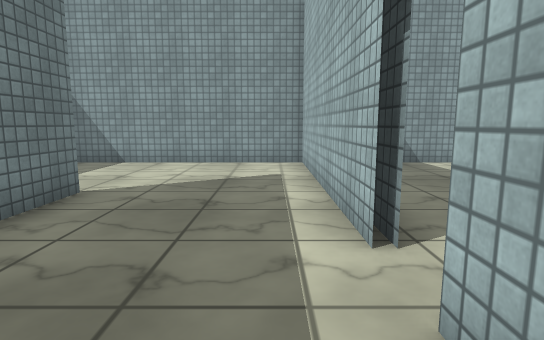
view 1 (above)

20 first-person views from a walk through a 3-D level made in the Unity game engine. The camera is 1.2 m above the floor, tilts 8° down and sees 80° across. The floor is counted in squares, 1 m on a side. Each view is taken from the middle of a square. On the plan, view 1 faces up. The plan holds only what a view shows up to about 14 squares ahead; the rest is blank. The player character is not drawn. Some surface patterns are stand-ins.

view 2
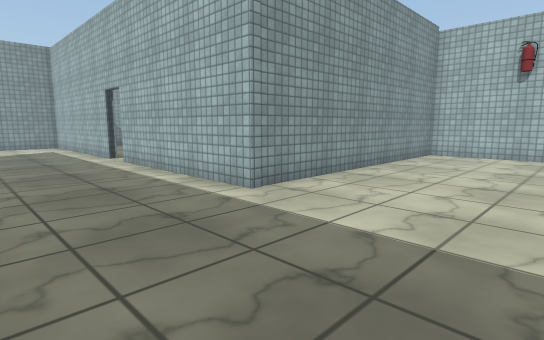

view 3
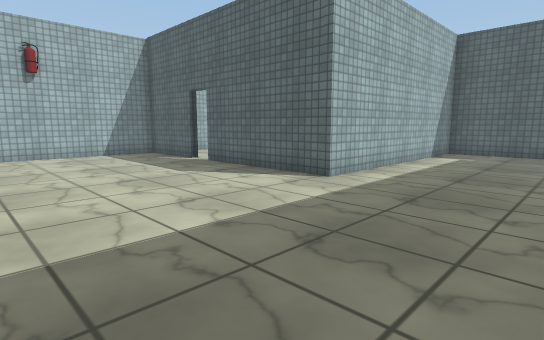

view 4
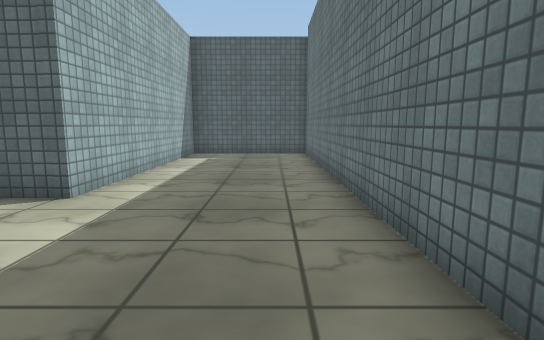

view 5
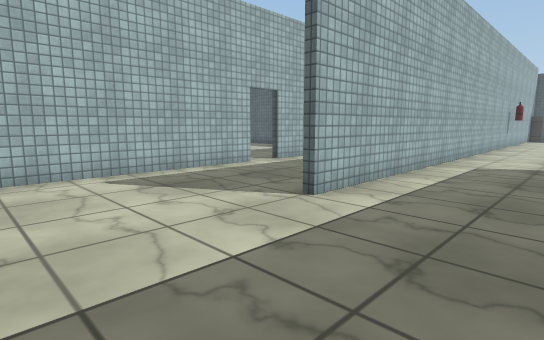

view 6
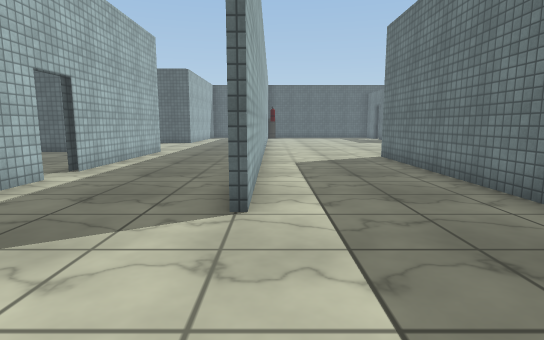

view 7
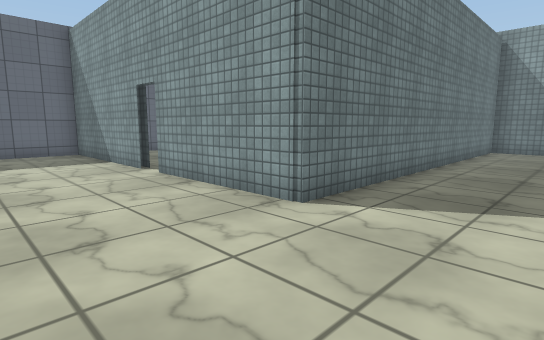

view 8
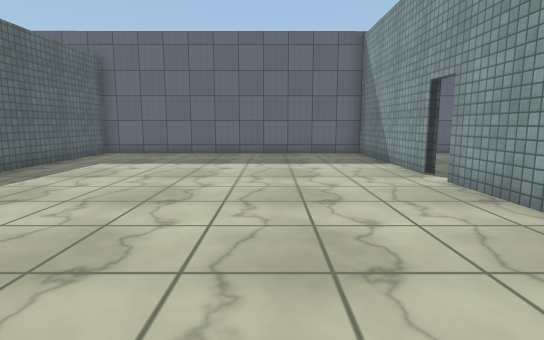

view 9
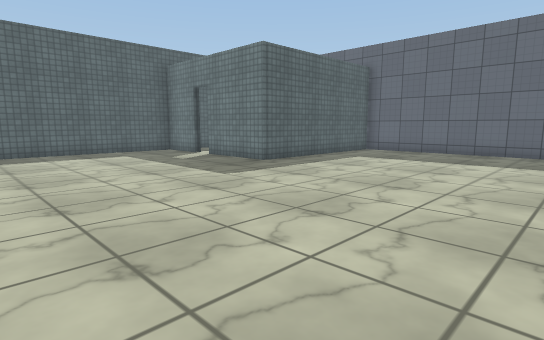

view 10
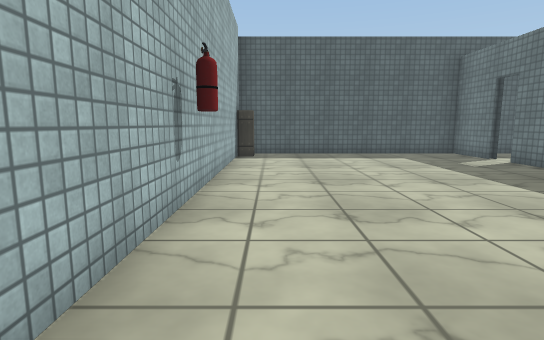

view 11
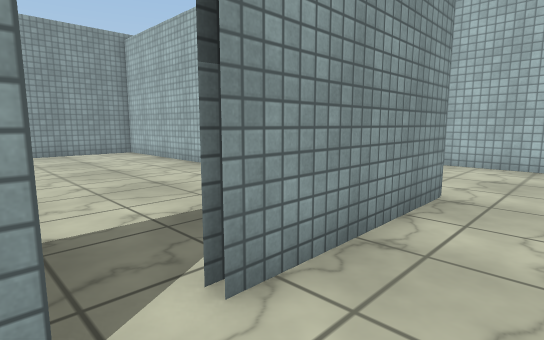

view 12
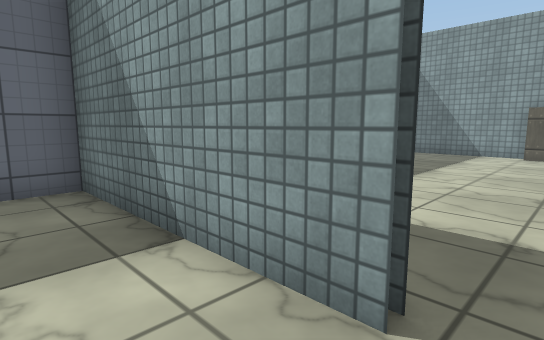

view 13
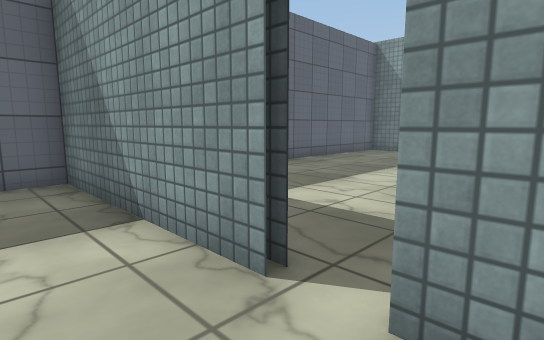

view 14
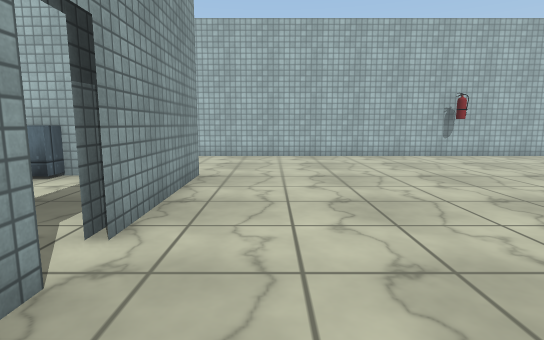

view 15
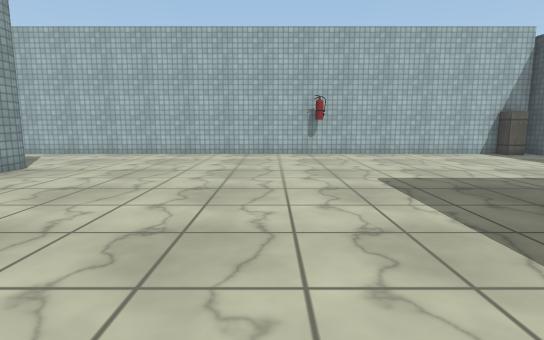

view 16
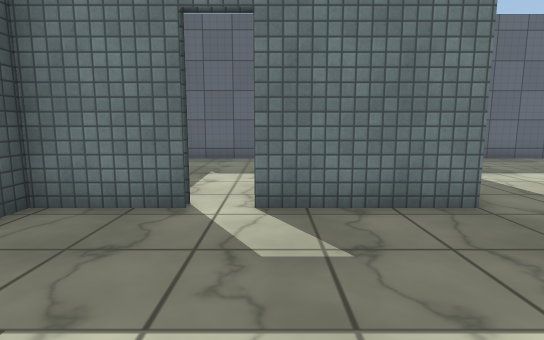

view 17
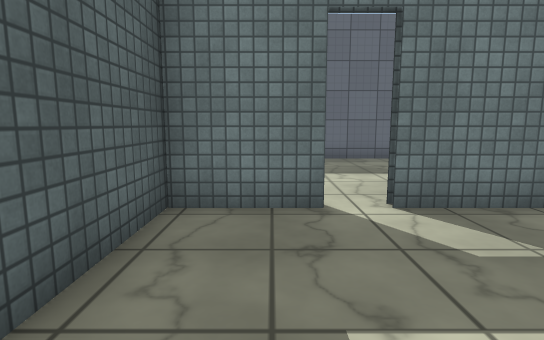

view 18
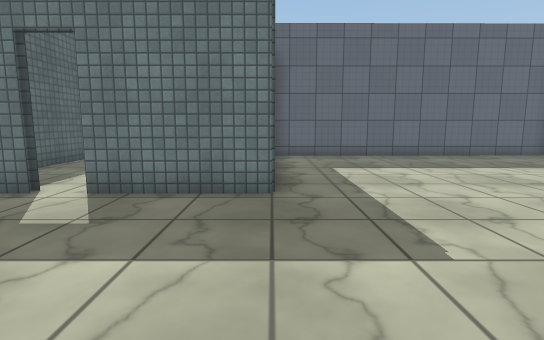

view 19
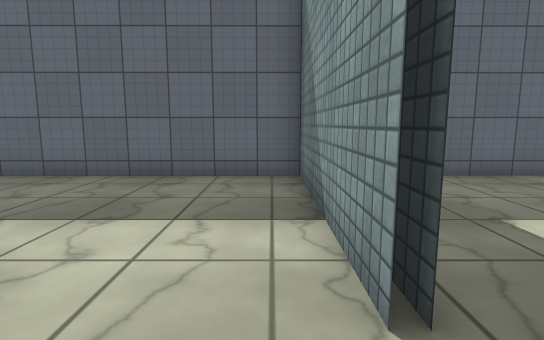

view 20
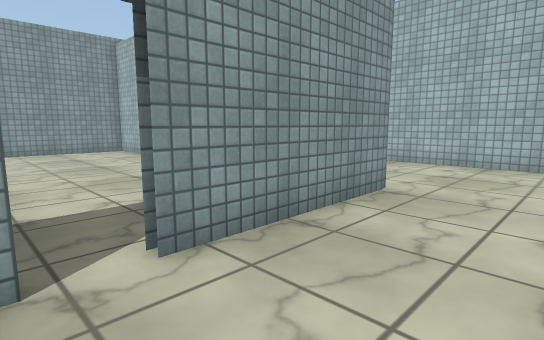

### Floor plan
Ten units are one square. View 1 is at (0, 0); x grows to the right and y downward. Boxes are objects, and circles mark ways between rooms. Rooms are numbered by the first view taken in them; rooms with no view inside come last. Other rooms are left out.
<svg viewBox="-201 -110 310 310">
<path fill="none" stroke="#000" d="M-34 75 -34 174M-122 21 -128 21M-137 23 -195 24 -195 129 -126 129 -126 162M-137 21 -145 21M-37 175 -37 -58M13 -13 13 -18M-126 171 -126 195 13 195 13 112 63 112M-128 171 -128 176M10 -30 10 -104 -79 -104M13 -29 14 -39M-34 -58 -34 -40M72 112 104 112 104 44 10 44 10 -18M72 114 77 114M-81 -104 -81 22 -129 23M-84 -48 -84 -104M-148 -104 -186 -104M-84 -5 -84 -18M-196 -85 -196 -9M-79 -104 -126 -104M-195 138 -195 190M-182 195 -144 195"/>
<rect x="-45" y="175" width="10" height="20" fill="#bbb"><title>locker</title></rect>
<rect x="-145" y="-105" width="10" height="10" fill="#bbb"><title>locker</title></rect>
<rect x="-95" y="-25" width="10" height="20" fill="#bbb"><title>locker</title></rect>
<circle cx="-130" cy="20" r="3" fill="#2a7"/>
<circle cx="-140" cy="20" r="3" fill="#2a7"/>
<circle cx="-130" cy="160" r="3" fill="#2a7"/>
<circle cx="-130" cy="170" r="3" fill="#2a7"/>
<text x="-60" y="70">1</text>
<text x="-140" y="-40">2</text>
<text x="-160" y="160">3</text>
</svg>
Room 1 opens to room 2. Room 1 opens to room 3.

Where each view was taken, in squares from view 1:
view 1: 0 up, 0 right, facing up
view 2: 9 down, 3 left, facing up-right
view 3: 5 down, 3 left, facing down-right
view 4: 6 down, 2 left, facing down
view 5: 10 up, 7 left, facing down-right
view 6: 10 up, 4 left, facing down
view 7: 6 down, 5 left, facing up-left
view 8: 6 down, 6 left, facing left
view 9: 5 down, 5 left, facing down-left
view 10: 6 down, 5 left, facing down
view 11: 4 down, 14 left, facing up-right
view 12: 4 down, 13 left, facing up-left
view 13: 4 down, 12 left, facing up-left
view 14: 4 down, 16 left, facing right
view 15: 9 down, 17 left, facing right
view 16: 16 down, 8 left, facing left
view 17: 18 down, 8 left, facing left
view 18: 13 down, 7 left, facing left
view 19: 3 down, 12 left, facing left
view 20: 5 down, 14 left, facing up-right
